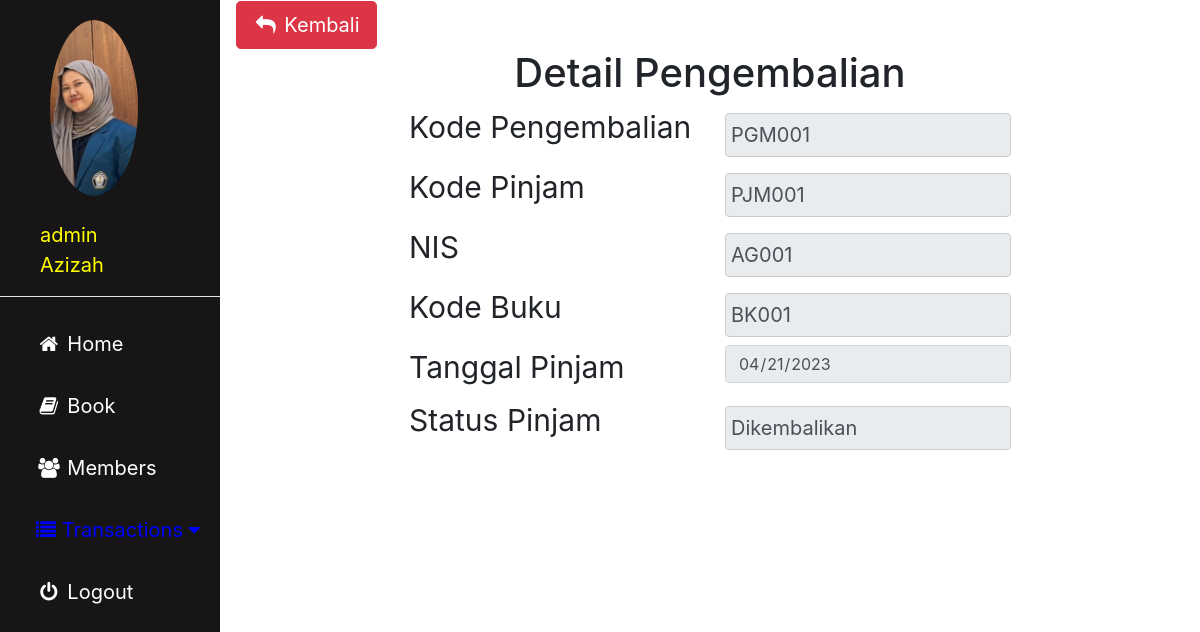
/admin/pengembalian_detail.php?agung=PGM001 (signed in), run on the app's committed database.
### tables this page shows
CREATE TABLE `pengembalian` (
  `kode_kembali` varchar(11) NOT NULL,
  `kode_pinjam` varchar(11) NOT NULL,
  `nis` varchar(11) NOT NULL,
  `kode_buku` varchar(10) NOT NULL,
  `status_pengembalian` varchar(30) NOT NULL,
  `tgl_pengembalian` date NOT NULL
);

### admin/pengembalian_detail.php (the view, shortened to what this page needs)
<?php
include'sidebar.php';
 ?>
 <link rel="stylesheet" href="../img/csskonten.css">
 <link rel="stylesheet" href="../css/bootstrap.css">
 <?php
 $metode = $_GET['agung'];
 $edit = $koneksi -> prepare("SELECT * FROM pengembalian WHERE kode_kembali = :kode");
 $edit -> bindParam(':kode', $metode);
 $edit -> execute();
 $hasil = $edit -> fetch();
 ?>
 <div class="main">
   <button type="button" name="button" onclick="history.back(-1)" class="btn btn-danger btn-lg"><i class="fa fa-fw fa-reply"></i> Kembali</button>
   <div class="container col-md-8">
     <h1 align=center>Detail Pengembalian</h1>
     <div class="row">
       <div class="col">
         <label for="kode">Kode Pengembalian</label>
       </div>
       <div class="col">
         <input type="text" class="form-control" name="kd_kembali" value="<?php echo $hasil['kode_kembali']; ?>" readonly>
       </div>
     </div>
     <div class="row">
       <div class="col">
         <label for="kode">Kode Pinjam</label>
       </div>
       <div class="col">
         <input type="text" class="form-control" name="kd_pinjam" value="<?php echo $hasil['kode_pinjam']; ?>" readonly>
       </div>
     </div>
     <div class="row">
       <div class="col">
         <label for="kode">NIS</label>
       </div>
       <div class="col">
         <input type="text" class="form-control" name="kd_pinjam" value="<?php echo $hasil['nis']; ?>" readonly>
       </div>
     </div>
     <div class="row">
       <div class="col">
         <label for="kode">Kode Buku</label>
       </div>
       <div class="col">
         <input type="text" class="form-control" name="kd_buku" value="<?php echo $hasil['kode_buku'];?>" readonly>
       </div>
     </div>
     <div class="row">
       <div class="col">
         <label for="kode">Tanggal Pinjam</label>
       </div>
       <div class="col">
         <input type="date" class="form-control" name="tgl_pinjam" value="<?php echo $hasil['tgl_pengembalian'];?>" readonly>
       </div>
     </div>
     <div class="row">
       <div class="col">
         <label for="kode">Status Pinjam</label>
       </div>
       <div class="col">
         <input type="text" class="form-control" name="jmlh_pinjam" value="<?php echo $hasil['status_pengembalian'];?>" readonly>
       </div>
     </div>
     <br>
   </div>
 </div>

### img/cssadmin.css (style rules this page uses)
body { margin: 0; font-family: "Lato", sans-serif; }

### img/csskonten.css (style rules this page uses)
.main { margin-left: 220px; padding: 1px 16px; height: 100%; font-size: 30px; }
input[type=text], input[type=password], select { width: 100%; padding: 5px 5px; margin: 8px 0; display: inline-block; border: 1px solid #ccc; box-sizing: border-box; font-size: 20px; }

### data on the page
pengembalian: kd_kembali "PGM001", kd_pinjam "PJM001", kd_pinjam "AG001", kd_buku "BK001", tgl_pinjam "04/21/2023", jmlh_pinjam "Dikembalikan"

### other printed values
$_SESSION['username']['id'] "admin"
$_SESSION['username']['nama'] "Azizah"
